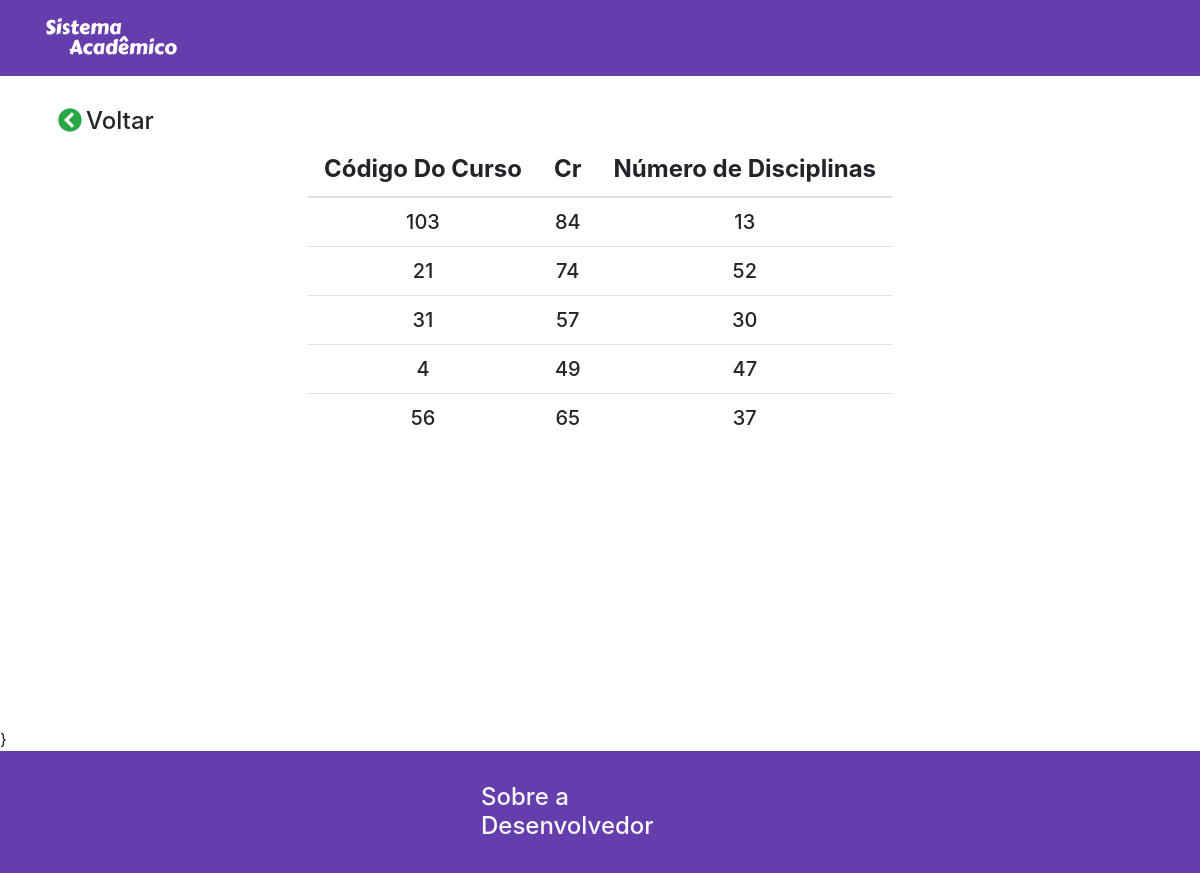
Page /curso/ on the committed database.
### curso/models.py (models this page shows)
class Curso (models.Model):
    codigo = models.CharField(max_length=8, db_index=True, unique=True, primary_key=True)
    class Meta:
        db_table = 'curso'
    def __str__(self):
        return self.codigo
    def getNumeroDisciplinas(self):
        return Curso.objects.get(codigo=self.codigo).disciplina_set.all().count()

### curso/views.py (the view)
# urls.py: path('', views.listaCurso, name="listaCurso"),
def listaCurso(request):
    cursos = DisciplinaCursada.objects.select_related('disciplina').annotate(curso=F('disciplina__cursoAssociado__codigo')).values('curso').annotate(notaCarga=Sum(F('nota')*F('disciplina__cargaHoraria')), cargaHoraria= Sum(F('disciplina__cargaHoraria')))
    cursos = cursos.values('curso').annotate(cr=F('notaCarga') / F('cargaHoraria'))
    print(cursos)
    for curso in cursos:
        curso['curso'] = get_object_or_404(Curso, codigo = curso['curso'] )
    print(cursos)
    return render(request, 'curso/index.html', {'cursos':cursos})

### aluno/contextProcessors.py (called while the page is built)
def tabelaVazia(request):
    numLinhas = Aluno.objects.all().count()
    return {
        'nAlunos': numLinhas
    }

### curso/contextProcessors.py (called while the page is built)
def tabelaVazia(request):
    numLinhas = Curso.objects.all().count()
    return {
        'nCursos': numLinhas
    }

### disciplina/contextProcessors.py (called while the page is built)
def tabelaVazia(request):
    numLinhas = Disciplina.objects.all().count()
    return {
        'nDisciplinas': numLinhas
    }

### curso/templates/curso/index.html (shortened to what this page needs)
{% extends 'base.html' %}
{% load static %}
{% block corpo %}
<div class="container py-4 fillView ">
    <a class="btn" href=""><h4 class="m-0"><i class="fas fa-chevron-circle-left text-success mr-1"></i>Voltar</h4></a>
    <table class="table w-auto table-hover mx-auto">
        <thead>
            <tr>
              <th scope="col" class="border-top-0"><h4 class="font-weight-bold m-0 mx-1 text-center">Código Do Curso</h4></th>
              <th scope="col" class="border-top-0"><h4 class="font-weight-bold m-0 mx-1 text-center">Cr</h4></th>
              <th scope="col" class="border-top-0"><h4 class="font-weight-bold m-0 mx-1 text-center">Número de Disciplinas</h4></th>
            </tr>
        </thead>
        <tbody>
        {% for row in cursos %}
            <tr>
                <td class="h5">{{row.curso}}</td>
                <td class="h5">{{row.cr}}</td>
                <td class="h5">{{row.curso.getNumeroDisciplinas}}</td>
            </tr>
        {% endfor %}
        </tbody>
    </table>
</div>
{% endblock %}

### static/css/all.css (style rules this page uses)
.fa, .fas, .far, .fal, .fad, .fab { -moz-osx-font-smoothing: grayscale; -webkit-font-smoothing: antialiased; display: inline-block; font-style: normal; font-variant: normal; text-rendering: auto; line-height: 1; }
.fa-chevron-circle-left:before { content: "\f137"; }
.fa, .fas { font-family: 'Font Awesome 5 Free'; font-weight: 900; }

### static/css/styles.css (style rules this page uses)
.fillView { min-height: calc(100vh - 92.8px - 56px); }
td { vertical-align: middle !important; text-align: center !important; }

### rows in the picture
Curso: curso "103", cr "84", curso.getNumeroDisciplinas "13"
Curso: curso "21", cr "74", curso.getNumeroDisciplinas "52"
Curso: curso "31", cr "57", curso.getNumeroDisciplinas "30"
Curso: curso "4", cr "49", curso.getNumeroDisciplinas "47"
Curso: curso "56", cr "65", curso.getNumeroDisciplinas "37"
